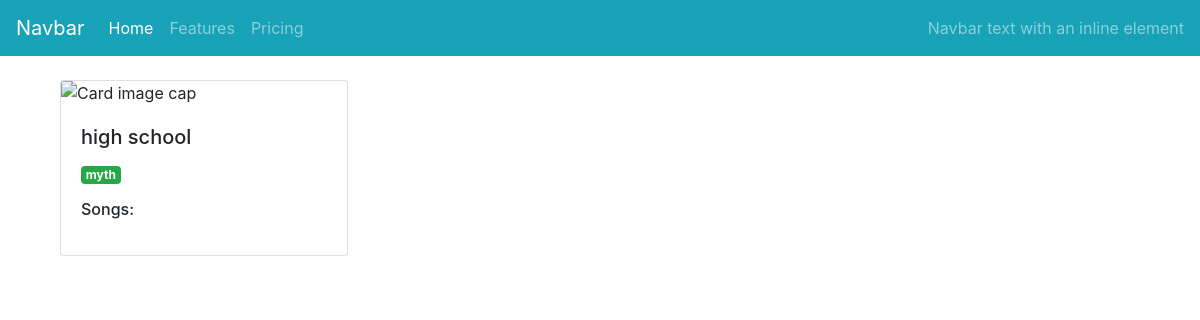
Page /music/2/ on the earlier database version.
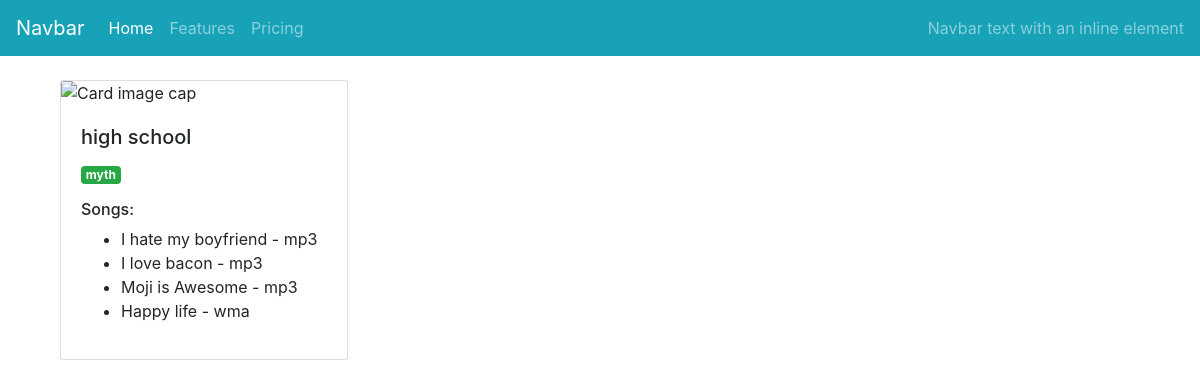
Same page on the later database version.
### music/models.py (models this page shows, shortened)
class Album(models.Model):
    artist = models.CharField(max_length=250)
    album_title = models.CharField(max_length=500)
    genre = models.CharField(max_length=200)
    logo = models.CharField(max_length=1000)

class Song(models.Model):
    album = models.ForeignKey(Album, on_delete=models.CASCADE)
    file_type = models.CharField(max_length=10)
    song_title = models.CharField(max_length=250)

### music/views.py (the view)
# urls.py: url(r'^(?P<album_id>[0-9]+)/$', views.detail, name='detail'),
def detail(request,album_id):
    try:
        album= Album.objects.get(id=album_id)
    except Album.DoesNotExist:
        raise Http404("Album Does Not Exist")
    return render(request, 'music/detail.html', {'album' : album})

### music/templates/music/detail.html (shortened to what this page needs)
<!DOCTYPE html>
<html lang="en">
  <head>
    <link rel="stylesheet" href="https://stackpath.bootstrapcdn.com/bootstrap/4.1.1/css/bootstrap.min.css">
    <link rel="stylesheet" href="https://maxcdn.bootstrapcdn.com/font-awesome/4.4.0/css/font-awesome.min.css">
  </head>
  <body>
      <nav class="navbar navbar-expand-lg navbar-dark bg-info">
          <a class="navbar-brand" href="#">Navbar</a>
          <div class="collapse navbar-collapse" id="navbarText">
            <ul class="navbar-nav mr-auto">
              <li class="nav-item active">
                <a class="nav-link" href="#">Home <span class="sr-only">(current)</span></a>
              </li>
              <li class="nav-item">
                <a class="nav-link" href="#">Features</a>
              </li>
              <li class="nav-item">
                <a class="nav-link" href="#">Pricing</a>
              </li>
            </ul>
            <span class="navbar-text">
              Navbar text with an inline element
            </span>
          </div>
    </nav>
      <div class="container mt-4">
          <div class="col-md-6">
              <div class="card" style="width: 18rem;">
                  <img class="card-img-top" src="{{album.logo}}" alt="Card image cap">
                  <div class="card-body">
                    <h5 class="card-title">{{ album.album_title }}</h5>
                    <p class="card-text  badge badge-success">{{album.artist}}</p>
                    <h6>Songs:</h6>
                    <ul>
                        {% for song in album.song_set.all %}
                        <li>{{ song.song_title }} - {{ song.file_type }}</li>
                        {% endfor %}
                    </ul>
                  </div>
              </div>
          </div>
      </div>
  </body>
</html>

Differences in the rows shown:
added Song: song_title "I hate my boyfriend", file_type "mp3"
added Song: song_title "I love bacon", file_type "mp3"
added Song: song_title "Moji is Awesome", file_type "mp3"
added Song: song_title "Happy life", file_type "wma"
